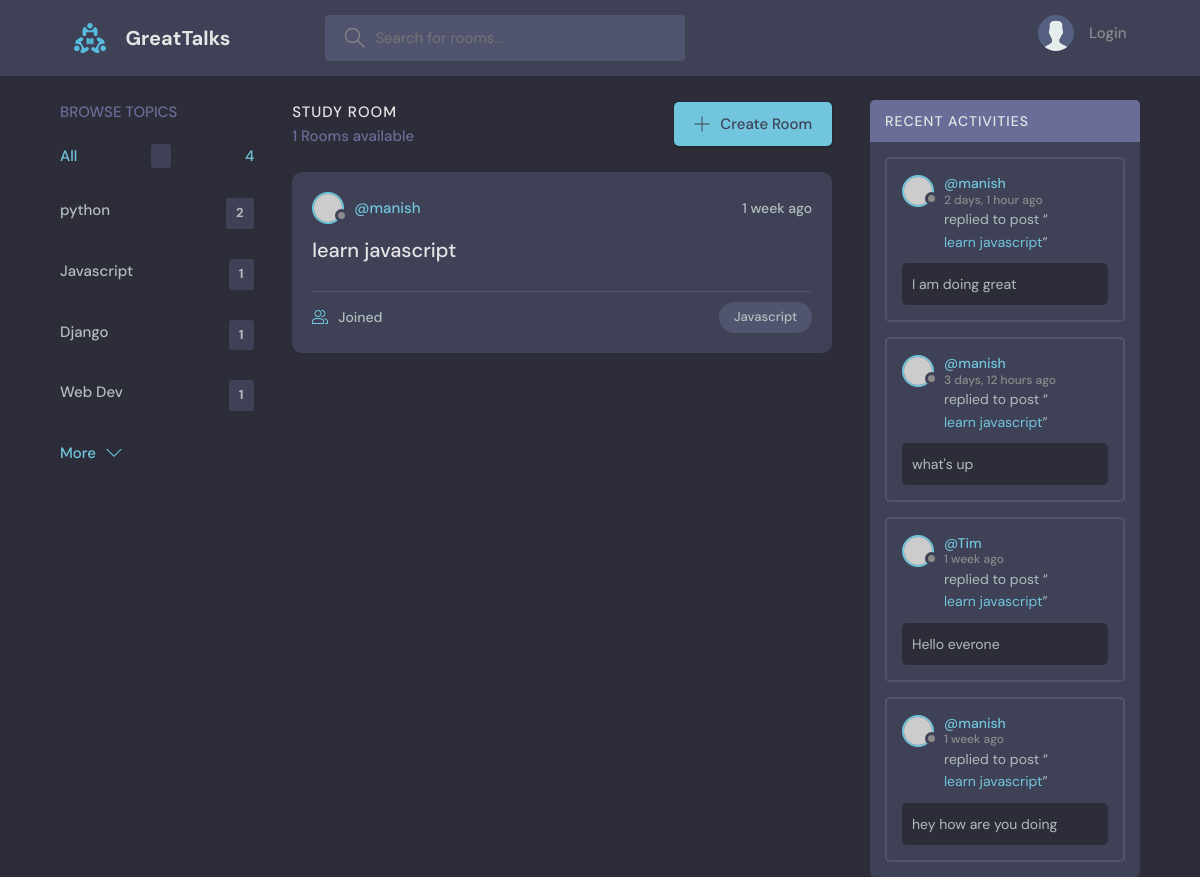
/?q=Javascript, run on the app's committed database.
### base/models.py (models this page shows, shortened)
class Topic(models.Model):
    name = models.CharField(max_length=200)

class  Room(models.Model):
    host =models.ForeignKey(User, on_delete=models.SET_NULL, null= True)
    topic = models.ForeignKey(Topic, on_delete=models.SET_NULL, null=True)
    name = models.CharField(max_length=200)
    description = models.TextField(null = True, blank=True)
    participants =  models.ManyToManyField(User, related_name='participants', blank=True)
    updated = models.DateTimeField(auto_now=True)
    created = models.DateTimeField(auto_now_add=True)
    class Meta:
        ordering = ['-updated','-created']
    def __str__(self) :
        return self.name

class Message(models.Model):
    user = models.ForeignKey(User, on_delete=models.CASCADE)
    room = models.ForeignKey(Room, on_delete=models.CASCADE)
    body = models.TextField()
    updated = models.DateTimeField(auto_now=True)
    created = models.DateTimeField(auto_now_add=True)
    class Meta:
        ordering = ['-updated','-created']

### base/views.py (the view)
# urls.py: 2. Add a URL to urlpatterns:  path('', views.home, name='home')
def home(request):
    q = request.GET.get('q') if request.GET.get('q')!=None else ''
    rooms = Room.objects.filter(Q(topic__name__icontains=q) |
                                Q(name__icontains=q)|
                                Q(description__icontains=q))
    topics = Topic.objects.all()
    room_count = rooms.count()
    room_messages = Message.objects.filter(Q(room__topic__name__icontains=q))
    context = {'rooms':rooms, 'topics':topics,'room_count':room_count,'room_messages': room_messages}
    return render(request,'base/home.html',context)

### base/templates/base/home.html (shortened to what this page needs)
{% extends 'main.html' %}
{% block content %}
    <main class="layout layout--3">
      <div class="container">
        {% include 'base/topic_component.html' %}
        <div class="roomList">
          <div class="roomList__header">
            <div>
              <h2>Study Room</h2>
              <p>{{rooms.count}} Rooms available</p>
            </div>
            <a class="btn btn--main" href="create-room.html">
              <svg version="1.1" xmlns="http://www.w3.org/2000/svg" width="32" height="32" viewBox="0 0 32 32">
                <title>add</title>
                <path
                  d="M16.943 0.943h-1.885v14.115h-14.115v1.885h14.115v14.115h1.885v-14.115h14.115v-1.885h-14.115v-14.115z"
                ></path>
              </svg>
              Create Room
            </a>
          </div>
        {% include 'base/feed_component.html'%}
        </div>
        {% include 'base/activity_component.html' %}
      </div>
    </main>
    {% endblock content %}

### base/templates/base/topic_component.html
<div class="topics">
    <div class="topics__header">
      <h2>Browse Topics</h2>
    </div>
    <ul class="topics__list">
      <li>
        <a href="{%url 'home' %}" class="active">All <span></span>{{topics.count}}</a>
      </li>
      {% for topic in topics %}
      <li>
        <a href="{%url 'home' %}?q={{topic.name}}">{{topic.name}} <span>{{topic.room_set.all.count}}</span></a>
      </li>
      {% endfor %}
    </ul>
    <a class="btn btn--link" href="topics.html">
      More
      <svg version="1.1" xmlns="http://www.w3.org/2000/svg" width="32" height="32" viewBox="0 0 32 32">
        <title>chevron-down</title>
        <path d="M16 21l-13-13h-3l16 16 16-16h-3l-13 13z"></path>
      </svg>
    </a>
  </div>

### base/templates/base/feed_component.html (shortened to what this page needs)
{% for room in rooms %}
<div class="roomListRoom">
    <div class="roomListRoom__header">
      <a href="{% url 'user-profile' room.host.id %}" class="roomListRoom__author">
        <div class="avatar avatar--small">
          <img src="https://randomuser.me/api/portraits/women/11.jpg" />
        </div>
        <span>@{{room.host.username}}</span>
      </a>
      <div class="roomListRoom__actions">
        <span>{{room.created|timesince}} ago</span>
      </div>
    </div>
    <div class="roomListRoom__content">
      <a href="{%url 'room' room.id%}">{{room.name}}</a>
    </div>
    <div class="roomListRoom__meta">
      <a href="{% url 'room' room.id %}" class="roomListRoom__joined">
       {{rooom.participants.all.count}} Joined
      </a>
      <p class="roomListRoom__topic">{{room.topic.name}}</p>
    </div>
  </div>
  {% endfor %}

### base/templates/base/activity_component.html (shortened to what this page needs)
<div class="activities">
    <div class="activities__header">
      <h2>Recent Activities</h2>
    </div>
{% for message in room_messages%}
    <div class="activities__box">
      <div class="activities__boxHeader roomListRoom__header">
        <a href="{% url 'user-profile' message.user.id%}" class="roomListRoom__author">
          <div class="avatar avatar--small">
            <img src="https://randomuser.me/api/portraits/women/11.jpg" />
          </div>
          <p>
            @{{message.user}}
            <span>{{message.created|timesince}} ago</span>
          </p>
        </a>
      </div>
      <div class="activities__boxContent">
        <p>replied to post “<a href="{% url 'room' message.room.id %}">{{message.room}}</a>”</p>
        <div class="activities__boxRoomContent">
           {{message.body}}
        </div>
      </div>
    </div>
    {%  endfor %}
  </div>

### data on the page
Topic: name "python", room_set.all.count "2"
Topic: name "Javascript", room_set.all.count "1"
Topic: name "Django", room_set.all.count "1"
Topic: name "Web Dev", room_set.all.count "1"
Room: host.username "manish", created "1 week", name "learn javascript", topic.name "Javascript"
Message: user "manish", created "2 days, 1 hour", room "learn javascript", body "I am doing great"
Message: user "manish", created "3 days, 12 hours", room "learn javascript", body "what's up"
Message: user "Tim", created "1 week", room "learn javascript", body "Hello everone"
Message: user "manish", created "1 week", room "learn javascript", body "hey how are you doing"

### other printed values
{{ topics.count }} "4"
{{ rooms.count }} "1"
